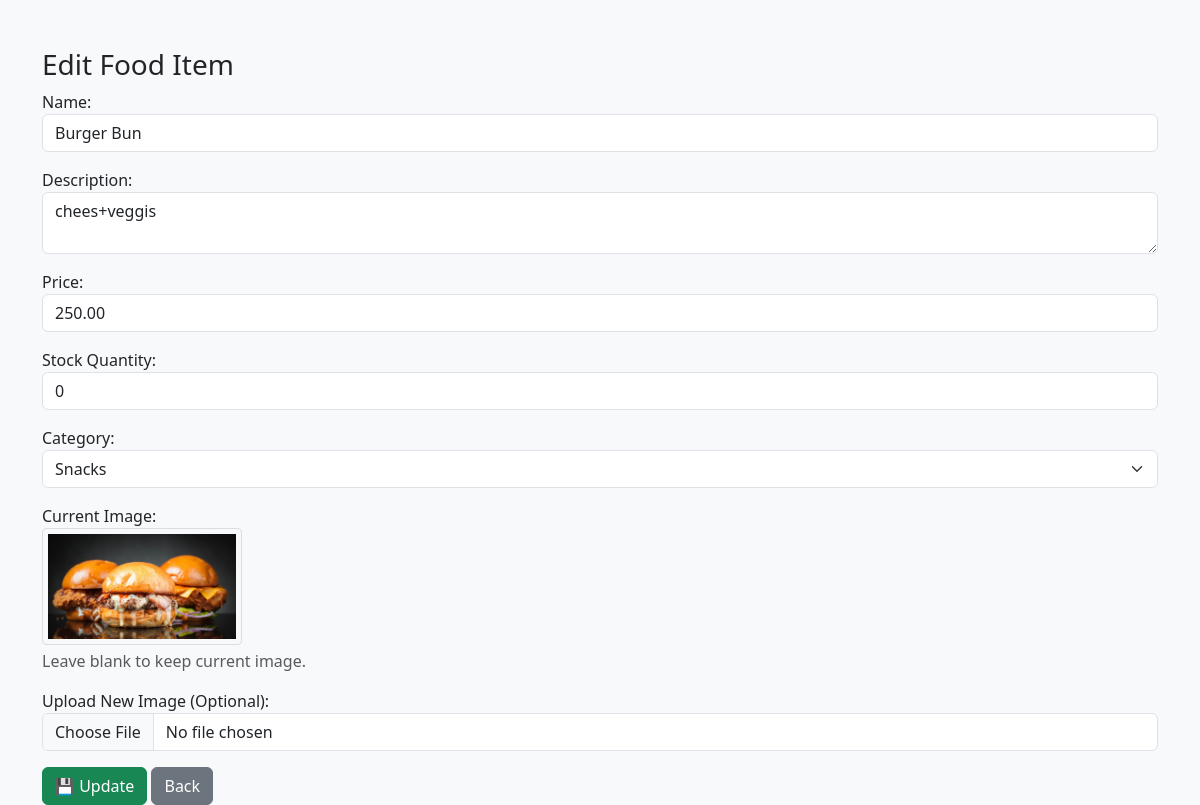
The page /admins/edit_food.php?id=10 (signed in) on the database its author committed.
### tables this page shows
CREATE TABLE `food_items` (
  `id` int(11) NOT NULL,
  `name` varchar(100) DEFAULT NULL,
  `description` text DEFAULT NULL,
  `price` decimal(10,2) DEFAULT NULL,
  `image` varchar(255) DEFAULT NULL,
  `category_id` int(11) DEFAULT NULL,
  `created_at` timestamp NOT NULL DEFAULT current_timestamp(),
  `category` varchar(50) DEFAULT 'Uncategorized',
  `new_category_id` int(11) DEFAULT NULL,
  `stock` int(11) NOT NULL DEFAULT 0
);

CREATE TABLE `categories` (
  `id` int(11) NOT NULL,
  `name` varchar(100) DEFAULT NULL
);

### admins/edit_food.php (the view, shortened to what this page needs)
<?php
include("../includes/db.php");
$id = $_GET['id'] ?? null;
$stmt = $conn->prepare("SELECT * FROM food_items WHERE id = ?");
$stmt->bind_param("i", $id);
$stmt->execute();
$item = $stmt->get_result()->fetch_assoc();
$categories = $conn->query("SELECT * FROM categories");
?>
<!DOCTYPE html>
<html>
<head>
    <link href="https://cdn.jsdelivr.net/npm/bootstrap@5.3.0/dist/css/bootstrap.min.css" rel="stylesheet">
</head>
<body class="bg-light">
<div class="container mt-5">
    <h3>Edit Food Item</h3>
   <form method="POST" enctype="multipart/form-data">
        <div class="mb-3">
            <label>Name:</label>
            <input type="text" name="name" class="form-control" value="<?= htmlspecialchars($item['name']) ?>" required>
        </div>
        <div class="mb-3">
            <label>Description:</label>
            <textarea name="description" class="form-control"><?= htmlspecialchars($item['description']) ?></textarea>
        </div>
        <div class="mb-3">
            <label>Price:</label>
            <input type="number" step="0.01" name="price" class="form-control" value="<?= $item['price'] ?>" required>
        </div>
        <div class="mb-3">
            <label>Stock Quantity:</label>
            <input type="number" name="stock" class="form-control" value="<?= htmlspecialchars($item['stock']) ?>" required min="0">
        </div>
        <div class="mb-3">
            <label>Category:</label>
            <select name="category_id" class="form-select">
                <?php while ($cat = $categories->fetch_assoc()): ?>
                    <option value="<?= $cat['id'] ?>" <?= $cat['id'] == $item['category_id'] ? 'selected' : '' ?>>
                        <?= htmlspecialchars($cat['name']) ?>
                    </option>
                <?php endwhile; ?>
            </select>
        </div>
<div class="mb-3">
            <label>Current Image:</label><br>
            <?php if ($item['image'] && file_exists($item['image'])): ?>
                <img src="<?= htmlspecialchars($item['image']) ?>" alt="Current Food Image" style="max-width: 200px; height: auto; border: 1px solid #ddd; padding: 5px; border-radius: 4px;">
                <p class="text-muted mt-1">Leave blank to keep current image.</p>
            <?php else: ?>
                <p class="text-muted">No current image or image not found.</p>
            <?php endif; ?>
        </div>
        <div class="mb-3">
            <label>Upload New Image (Optional):</label>
            <input type="file" name="image" class="form-control" accept="image/*">
        </div>
        <button type="submit" class="btn btn-success">💾 Update</button>
        <a href="manage_food.php" class="btn btn-secondary">Back</a>
    </form>
</div>
</body>
</html>

### rows shown on the page
food_items: name "Burger Bun", description "chees+veggis", price "250.00", stock "0", category_id "Snacks", image (picture)
